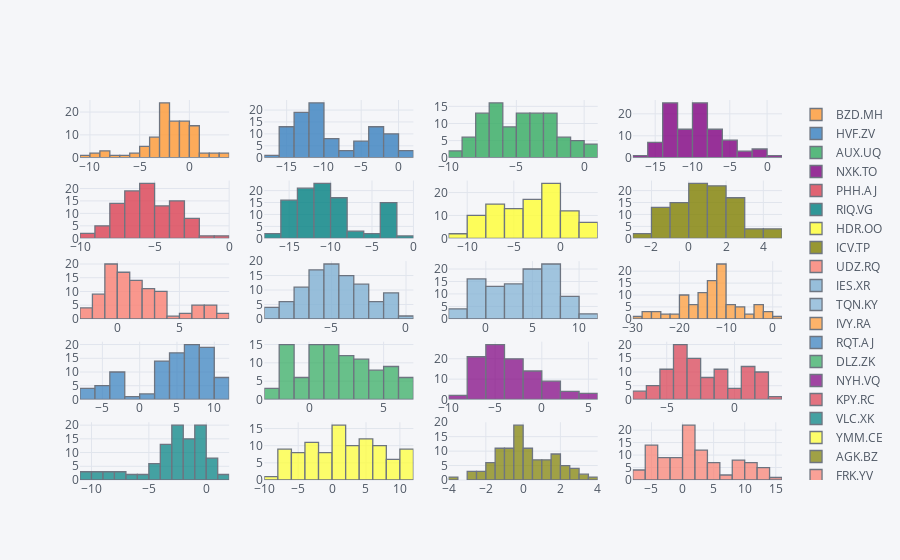

The notebook cell this image was saved under:
### Markdown cell above
#### 顺序或连续训练集数据的直方图

### Code cell
cf.datagen.lines(20).iplot(kind = 'histogram', subplots = True, shape = (5, 4))
